Frame 1 (no input): blank canvas, image omitted
Frame 60 (no input): blank canvas, image omitted
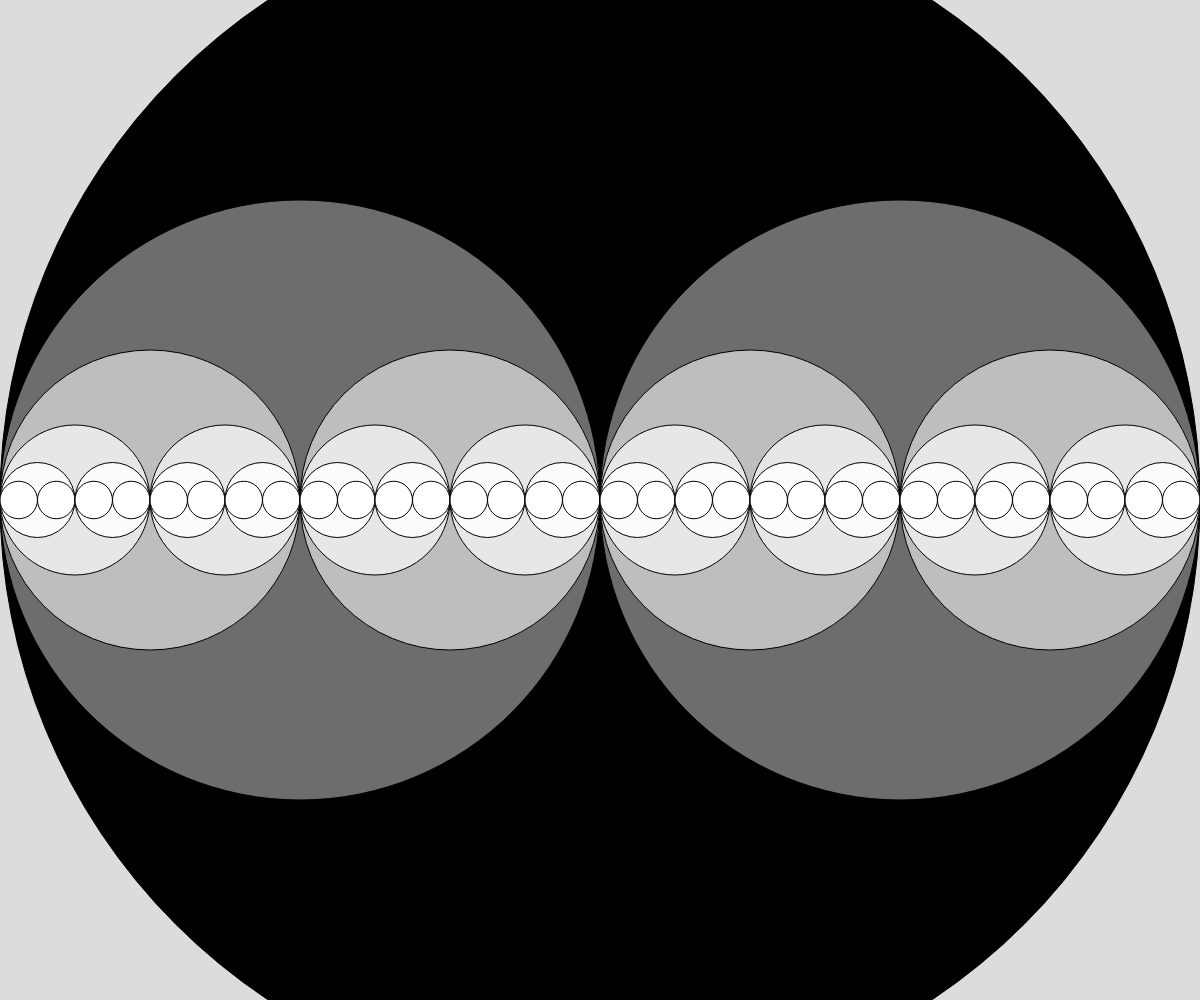
Frame 120 (the mouse pressed at the canvas centre since frame 60)

The p5.js sketch whose frames 1 and 60 were blank and that drew this single picture after the mouse press (run headless with seeded random() and noise() and a simulated clock; from frame 60 on, the mouse is pressed at the canvas centre):

// p5.js sketch
// ── sketch.js
// Recursive Circles
// Misheel
// December 22, 2023
//



function setup() {
  createCanvas(windowWidth, windowHeight);
}

function draw() {
  background(220);

  recursiveCircles(width/2, height/2, mouseX);
}

function recursiveCircles(x, y, radius) {
  let grey = map(radius, 30, height/2, 255, 0);
  fill(grey);
  circle(x, y, radius*2);
  if (radius >= 30) {
    recursiveCircles(x - radius/2, y, radius/2);
    recursiveCircles(x + radius/2, y, radius/2);
    // recursiveCircles(x, y + radius/2, radius/2);
    // recursiveCircles(x, y - radius/2, radius/2);
  }
}
